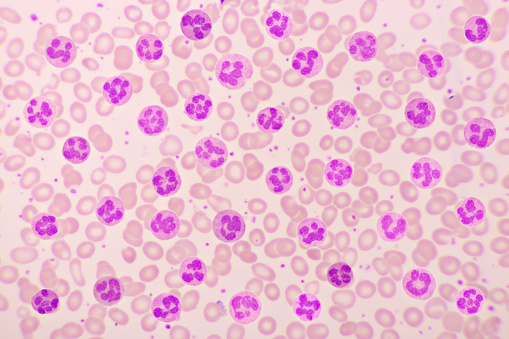
%> input picture ThirdPartial/MATLAB/muestraDeSangre.jpg, 509 x 339 px
$ octave ContadorYDetectorNeutrofilos.m   (GNU Octave 9; MATLAB toolbox functions it lacks are replaced by stand-ins)
%> lines starting %> are read from the running program, lines starting %| are printed output that depends on the picture; in (x1, y1, x2, y2) boxes, pixels count from 0 and x2, y2 are one past the last pixel; in counts of white or black regions, pixels touching at a corner belong together; the program's own positions count from 1
% Leer la imagen
imagen = imread("muestraDeSangre.jpg");
%> imagen is the input picture: size 339x509x3 uint8; mean R, G, B 236.7, 189.3, 210.2

% Redimensionar la imagen al tamaño deseado
imagenRedimensionada = imresize(imagen, 2);

% Convertir la imagen redimensionada al espacio de color HSV
% HSV se enfoca en las características perceptuales del color permitiendo
% un mayor control y separación de las características cromáticas, la intensidad y la
% luminosidad de los propios colores.
imagenHSV = rgb2hsv(imagenRedimensionada);
%> imagenHSV: size 678x1018x3 double; mean H, S, V 0.6, 0.214, 0.929
% Realizar segmentación basada en color para extraer regiones de neutrófilos
% Ajustar el umbral para el canal de matiz sirve para controlar qué rango
% de colores considerar como neutrofilos
umbralMatiz = 0.2;
% Ajustar el umbral para el canal de saturación sirve para controlar qué nivel
% de intensidad de color considerar como neutrofilos
umbralSaturacion = 0.5;
% Ajustar el umbral para el canal de valor sirve para controlar qué nivel
% de brillo considerar como neutrofilos
umbralValor = 0.5;

mascaraNeutrofilos = (imagenHSV(:, :, 1) > umbralMatiz) & ... % Posición del color en la rueda cromática
                     (imagenHSV(:, :, 2) > umbralSaturacion) & ... % Pureza o intensidad del color
                     (imagenHSV(:, :, 3) > umbralValor); %  Brillo o la luminosidad del color
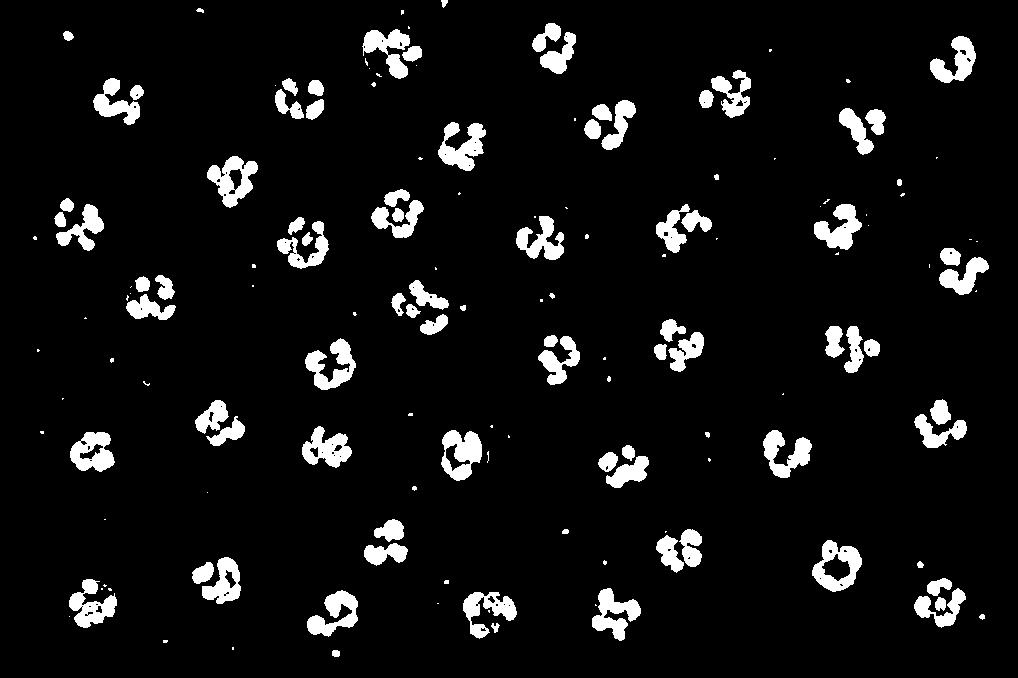
%> mascaraNeutrofilos: size 678x1018 logical; 6.8% white; 157 white regions (68 under 20 px), largest, box (x1, y1, x2, y2) and area: (441, 430, 482, 481) 1303, (207, 156, 258, 208) 1302, (812, 540, 862, 592) 1293

% Realizar operaciones morfológicas para mejorar los bordes de los neutrófilos
elementoEstructurante = strel('disk', 14); % Ajustar el tamaño del elemento estructurante
mascaraDilatada = imdilate(mascaraNeutrofilos, elementoEstructurante); % Operación de dilatación
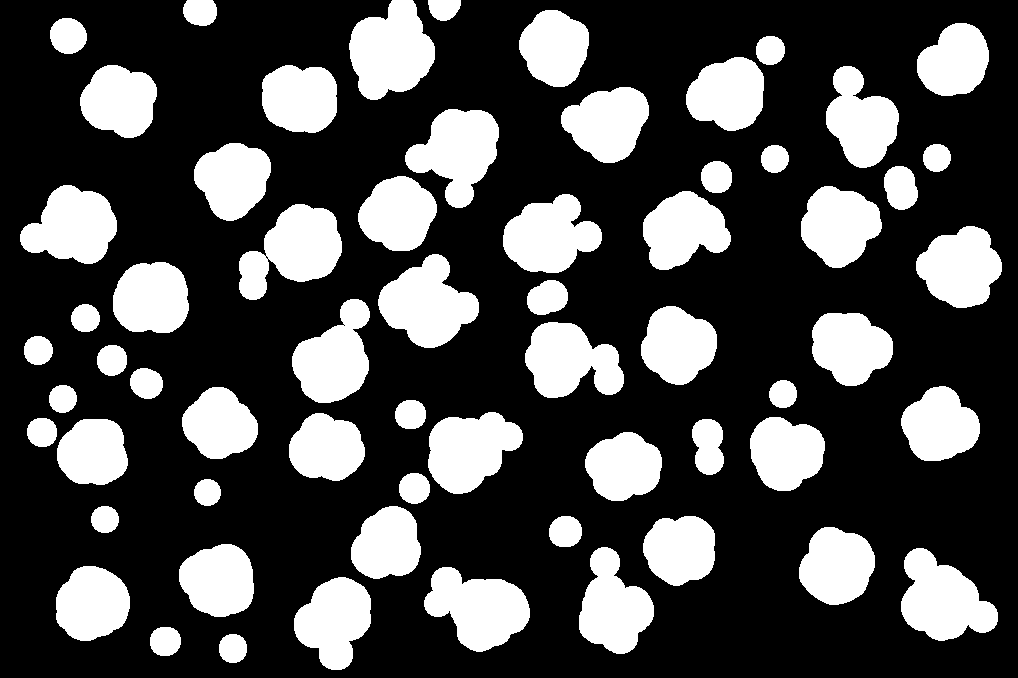
%> mascaraDilatada: size 678x1018 logical; 29.1% white; 63 white regions, largest, box (x1, y1, x2, y2) and area: (349, 0, 435, 100) 6007, (239, 204, 342, 300) 5839, (378, 254, 479, 348) 5785
mascaraErosionada = imerode(mascaraDilatada, elementoEstructurante); % Operación de erosión
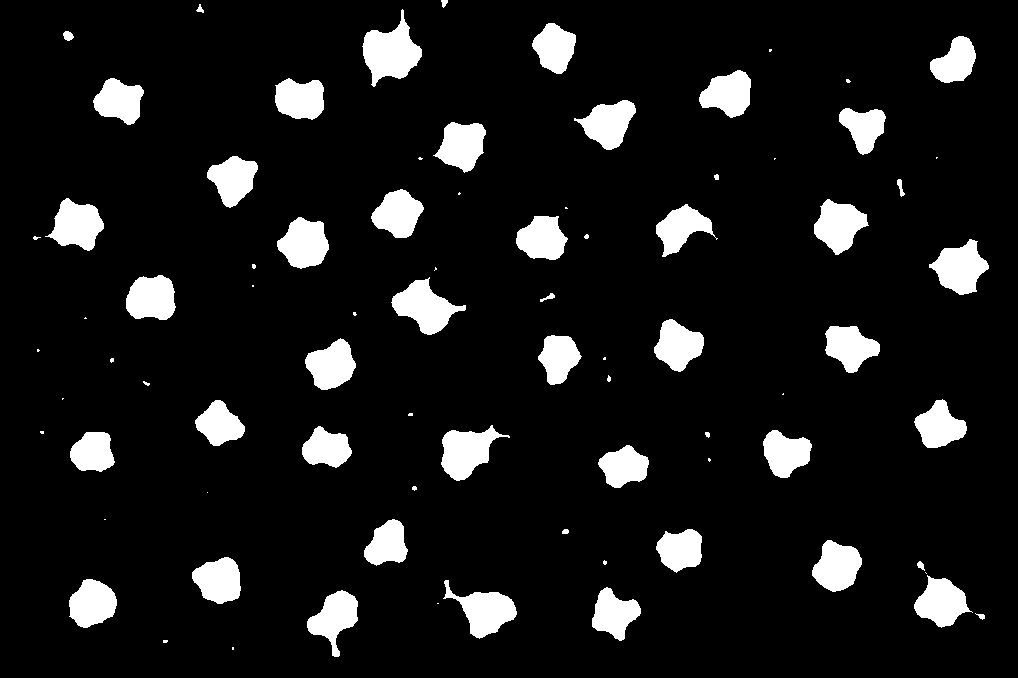
%> mascaraErosionada: size 678x1018 logical; 9.6% white; 81 white regions (31 under 20 px), largest, box (x1, y1, x2, y2) and area: (362, 9, 422, 87) 2439, (391, 277, 466, 335) 2110, (441, 425, 510, 481) 2036

% Realizar detección de bordes en los bordes de los neutrófilos mejorados
imagenBordes = edge(mascaraErosionada, 'Canny');
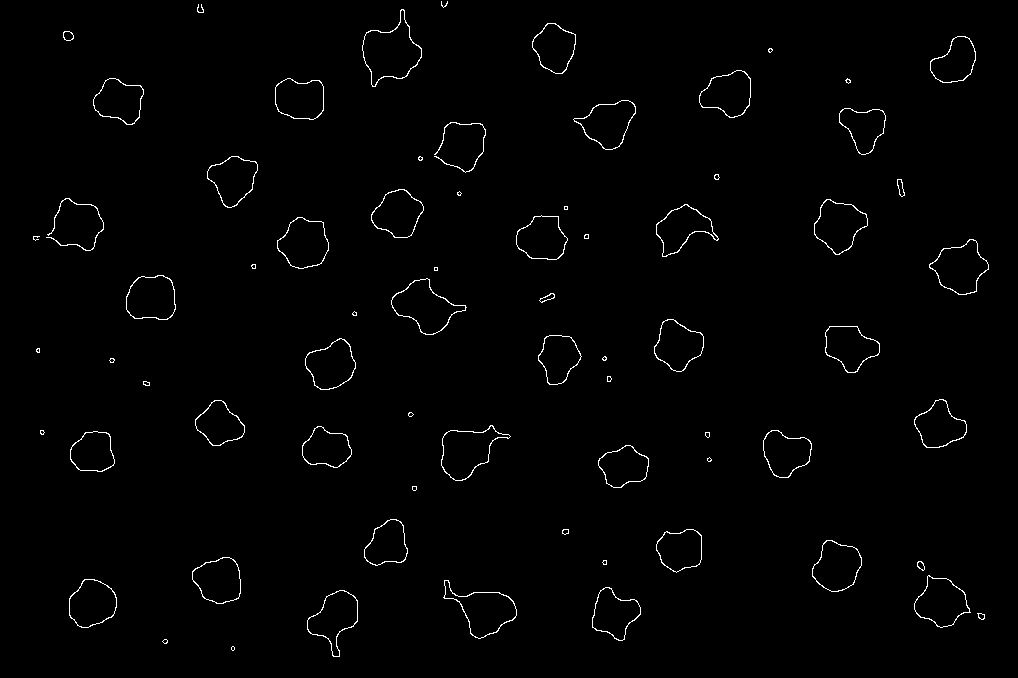
%> imagenBordes: size 678x1018 logical; 1.1% white in thin lines or dots

% Visualización de los neutrófilos detectados a partir de sus bordes
figure(1);
imshow(imagenBordes);
title('Visualización de los neutrófilos detectados a partir de su segmentación')

% Convertir la imagen de bordes a uint8
imagenBordes = uint8(imagenBordes);

% Aplicar análisis de componentes conectados para etiquetar e identificar los neutrófilos individuales
[imagenEtiquetada, numNeutrofilos] = bwlabel(imagenBordes);
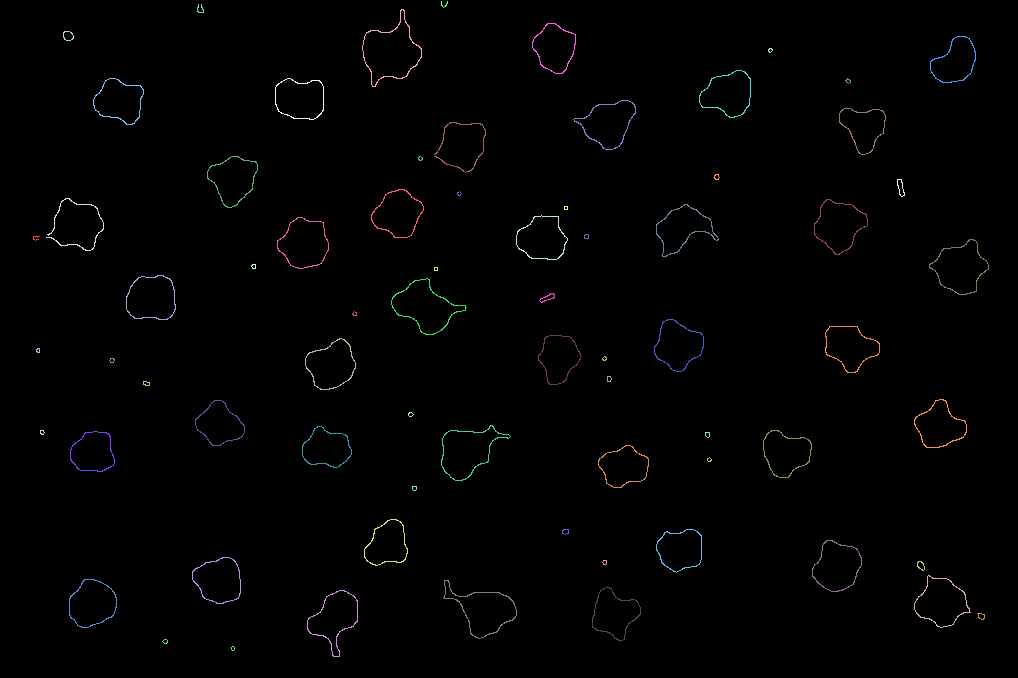
%> imagenEtiquetada: size 678x1018 double; 72 distinct labels, from 0 to 71; one colour per label, 0 black
%> numNeutrofilos = 71

% Contar el número de neutrófilos detectados dentro de un rango de radios determinado
radioMinimo = 10; % Radio mínimo para filtrar regiones pequeñas
radioMaximo = 30; % Radio máximo para filtrar regiones grandes
contadorNeutrofilos = 0;

% Visualización de los neutrófilos detectados: dibujar cuadros delimitadores y anotaciones
figure(2);
imshow(imagenRedimensionada);
hold on;

% Iterar a través de cada región de neutrófilos etiquetada
for i = 1:numNeutrofilos
    % Extraer las propiedades de la región de neutrófilos actual
    propiedadesRegion = regionprops(imagenEtiquetada == i, 'BoundingBox', 'EquivDiameter');
    cuadroDelimitador = propiedadesRegion.BoundingBox;
    diametro = propiedadesRegion.EquivDiameter;

    % Verificar si la región se encuentra dentro del rango de radios deseado
    if diametro >= radioMinimo && diametro <= radioMaximo
        contadorNeutrofilos = contadorNeutrofilos + 1;

        % Dibujar un cuadro delimitador alrededor del neutrófilo
        rectangle('Position', cuadroDelimitador, 'EdgeColor', 'g', 'LineWidth', 2);
        text(cuadroDelimitador(1), cuadroDelimitador(2) - 5, ...
             num2str(contadorNeutrofilos), 'Color', 'black', 'FontSize', 12, 'FontWeight', 'normal');
        drawnow; % Actualizar la figura
    end
end
%> this loop made 71 passes
%> (cuadroDelimitador, diametro) on passes 1 to 12: ([33.5 236.5 7 5], 4.51), ([36.5 348.5 4 5], 4.22), ([40.5 430.5 5 5], 4.22), ([46.5 198.5 58 53], 16.04), ([63.5 31.5 11 10], 6.58), ([69.5 579.5 48 49], 14.76), ([70.5 431.5 45 41], 14.05), ([93.5 78.5 51 47], 14.84), ([109.5 358.5 6 5], 4.37), ([126.5 275.5 50 45], 15.05), ([143.5 381.5 7 5], 4.92), ([162.5 639.5 6 5], 4.07)
%> after the loop, contadorNeutrofilos = 39

hold off;

% Mostrar el recuento final de neutrófilos dentro del rango de radios deseado
disp(['Número total de neutrófilos detectados: ', num2str(contadorNeutrofilos)]);
%| Número total de neutrófilos detectados: 39
title(['Neutrófilos detectados: ', num2str(contadorNeutrofilos)]);
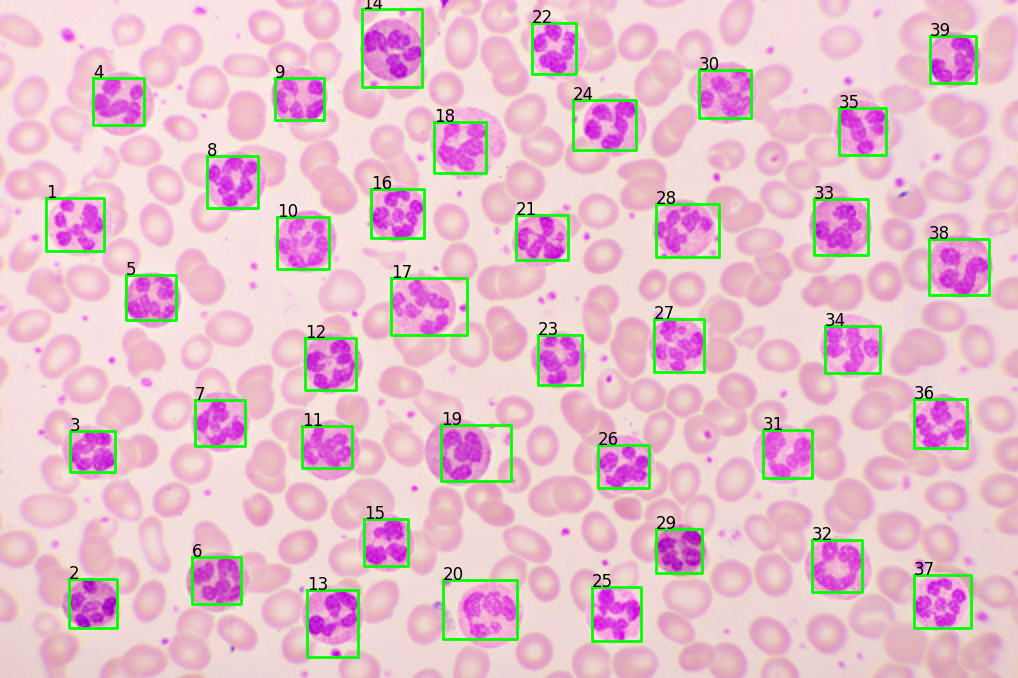
%> figure redrawn from the program's plot data; its title reads 'Neutrófilos detectados: 39'
